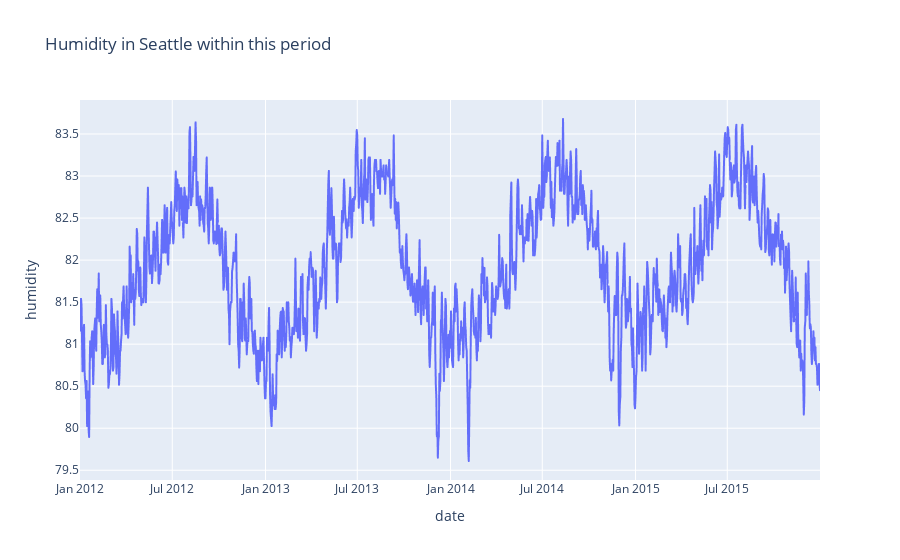

Write notebook code for a chart like this one.
### Code cell
plt.figure(figsize=(width, height))

figure = px.line(data, x="date", y="humidity", title="Humidity in Seattle within this period")
figure.show()

### Figure 1 — Plotly figure (JSON) as saved in the notebook; plotly's stock layout.template omitted (floating-point values rounded to 4 significant figures; data arrays with more than 128 entries replaced by an {"elided": "..."} marker saying what was removed)
{"data": [{"hovertemplate": "date=%{x}<br>humidity=%{y}<extra></extra>", "legendgroup": "", "line": {"color": "#636efa", "dash": "solid"}, "marker": {"symbol": "circle"}, "mode": "lines", "name": "", "showlegend": false, "type": "scattergl", "x": {"elided": "1461 str values"}, "xaxis": "x", "y": {"elided": "1461 float values"}, "yaxis": "y"}], "layout": {"legend": {"tracegroupgap": 0}, "title": {"text": "Humidity in Seattle within this period"}, "xaxis": {"anchor": "y", "domain": [0, 1], "title": {"text": "date"}}, "yaxis": {"anchor": "x", "domain": [0, 1], "title": {"text": "humidity"}}}}
